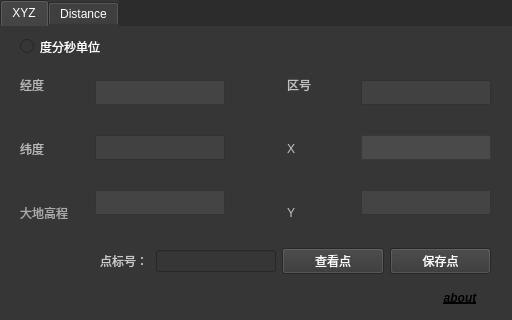
<?xml version="1.0" encoding="UTF-8"?>
<ui version="4.0">
 <class>MainWindow</class>
 <widget class="QMainWindow" name="MainWindow">
  <property name="geometry">
   <rect>
    <x>0</x>
    <y>0</y>
    <width>512</width>
    <height>320</height>
   </rect>
  </property>
  <property name="minimumSize">
   <size>
    <width>512</width>
    <height>320</height>
   </size>
  </property>
  <property name="maximumSize">
   <size>
    <width>512</width>
    <height>320</height>
   </size>
  </property>
  <property name="windowTitle">
   <string>XYZ</string>
  </property>
  <property name="windowIcon">
   <iconset>
    <normaloff>../TrackAcc/1.ico</normaloff>../TrackAcc/1.ico</iconset>
  </property>
  <property name="autoFillBackground">
   <bool>false</bool>
  </property>
  <property name="styleSheet">
   <string notr="true">background-color: rgb(44, 44, 44);</string>
  </property>
  <widget class="QWidget" name="centralwidget">
   <widget class="QTabWidget" name="tabWidget">
    <property name="geometry">
     <rect>
      <x>0</x>
      <y>0</y>
      <width>512</width>
      <height>320</height>
     </rect>
    </property>
    <property name="minimumSize">
     <size>
      <width>512</width>
      <height>320</height>
     </size>
    </property>
    <property name="maximumSize">
     <size>
      <width>512</width>
      <height>320</height>
     </size>
    </property>
    <property name="styleSheet">
     <string notr="true">border-color: rgb(21, 49, 170);
color: rgb(255, 255, 255);
background-color: rgb(54, 54, 54);</string>
    </property>
    <property name="currentIndex">
     <number>0</number>
    </property>
    <widget class="QWidget" name="XYZ">
     <attribute name="title">
      <string>XYZ</string>
     </attribute>
     <widget class="QWidget" name="layoutWidget">
      <property name="geometry">
       <rect>
        <x>20</x>
        <y>30</y>
        <width>471</width>
        <height>186</height>
       </rect>
      </property>
      <layout class="QHBoxLayout" name="horizontalLayout">
       <item>
        <layout class="QVBoxLayout" name="verticalLayout">
         <item>
          <widget class="QLabel" name="longitude">
           <property name="text">
            <string>&lt;html&gt;&lt;head/&gt;&lt;body&gt;&lt;p&gt;&lt;span style=&quot; color:#b6b6b6;&quot;&gt;经度&lt;/span&gt;&lt;/p&gt;&lt;/body&gt;&lt;/html&gt;</string>
           </property>
          </widget>
         </item>
         <item>
          <widget class="QLabel" name="latitude">
           <property name="text">
            <string>&lt;html&gt;&lt;head/&gt;&lt;body&gt;&lt;p&gt;&lt;span style=&quot; color:#b8b8b8;&quot;&gt;纬度&lt;/span&gt;&lt;/p&gt;&lt;/body&gt;&lt;/html&gt;</string>
           </property>
          </widget>
         </item>
         <item>
          <widget class="QLabel" name="height">
           <property name="text">
            <string>&lt;html&gt;&lt;head/&gt;&lt;body&gt;&lt;p&gt;&lt;span style=&quot; color:#aaaaaa;&quot;&gt;大地高程&lt;/span&gt;&lt;/p&gt;&lt;/body&gt;&lt;/html&gt;</string>
           </property>
          </widget>
         </item>
        </layout>
       </item>
       <item>
        <layout class="QVBoxLayout" name="verticalLayout_2">
         <item>
          <widget class="QTextEdit" name="long_text">
           <property name="minimumSize">
            <size>
             <width>130</width>
             <height>25</height>
            </size>
           </property>
           <property name="maximumSize">
            <size>
             <width>130</width>
             <height>25</height>
            </size>
           </property>
           <property name="focusPolicy">
            <enum>Qt::StrongFocus</enum>
           </property>
           <property name="styleSheet">
            <string notr="true">background-color: rgb(68, 68, 68);</string>
           </property>
           <property name="frameShape">
            <enum>QFrame::StyledPanel</enum>
           </property>
           <property name="frameShadow">
            <enum>QFrame::Plain</enum>
           </property>
           <property name="lineWidth">
            <number>1</number>
           </property>
           <property name="tabChangesFocus">
            <bool>true</bool>
           </property>
           <property name="lineWrapMode">
            <enum>QTextEdit::WidgetWidth</enum>
           </property>
          </widget>
         </item>
         <item>
          <widget class="QTextEdit" name="lat_text">
           <property name="minimumSize">
            <size>
             <width>130</width>
             <height>25</height>
            </size>
           </property>
           <property name="maximumSize">
            <size>
             <width>130</width>
             <height>25</height>
            </size>
           </property>
           <property name="focusPolicy">
            <enum>Qt::StrongFocus</enum>
           </property>
           <property name="styleSheet">
            <string notr="true">background-color: rgb(65, 65, 65);</string>
           </property>
           <property name="frameShape">
            <enum>QFrame::StyledPanel</enum>
           </property>
           <property name="frameShadow">
            <enum>QFrame::Plain</enum>
           </property>
           <property name="tabChangesFocus">
            <bool>true</bool>
           </property>
           <property name="lineWrapMode">
            <enum>QTextEdit::WidgetWidth</enum>
           </property>
          </widget>
         </item>
         <item>
          <widget class="QTextEdit" name="height_text">
           <property name="minimumSize">
            <size>
             <width>130</width>
             <height>25</height>
            </size>
           </property>
           <property name="maximumSize">
            <size>
             <width>130</width>
             <height>25</height>
            </size>
           </property>
           <property name="focusPolicy">
            <enum>Qt::StrongFocus</enum>
           </property>
           <property name="styleSheet">
            <string notr="true">background-color: rgb(68, 68, 68);</string>
           </property>
           <property name="frameShape">
            <enum>QFrame::StyledPanel</enum>
           </property>
           <property name="frameShadow">
            <enum>QFrame::Plain</enum>
           </property>
           <property name="tabChangesFocus">
            <bool>true</bool>
           </property>
           <property name="lineWrapMode">
            <enum>QTextEdit::WidgetWidth</enum>
           </property>
          </widget>
         </item>
        </layout>
       </item>
       <item>
        <widget class="QPushButton" name="convert">
         <property name="minimumSize">
          <size>
           <width>30</width>
           <height>30</height>
          </size>
         </property>
         <property name="maximumSize">
          <size>
           <width>30</width>
           <height>30</height>
          </size>
         </property>
         <property name="styleSheet">
          <string notr="true"/>
         </property>
         <property name="text">
          <string/>
         </property>
         <property name="icon">
          <iconset resource="ico.qrc">
           <normaloff>:/new/convert_ico/convert.ico</normaloff>:/new/convert_ico/convert.ico</iconset>
         </property>
         <property name="iconSize">
          <size>
           <width>32</width>
           <height>32</height>
          </size>
         </property>
         <property name="flat">
          <bool>true</bool>
         </property>
        </widget>
       </item>
       <item>
        <spacer name="horizontalSpacer">
         <property name="orientation">
          <enum>Qt::Horizontal</enum>
         </property>
         <property name="sizeType">
          <enum>QSizePolicy::Fixed</enum>
         </property>
         <property name="sizeHint" stdset="0">
          <size>
           <width>20</width>
           <height>20</height>
          </size>
         </property>
        </spacer>
       </item>
       <item>
        <layout class="QVBoxLayout" name="verticalLayout_3">
         <item>
          <widget class="QLabel" name="num">
           <property name="text">
            <string>&lt;html&gt;&lt;head/&gt;&lt;body&gt;&lt;p&gt;&lt;span style=&quot; color:#c1c1c1;&quot;&gt;区号&lt;/span&gt;&lt;/p&gt;&lt;/body&gt;&lt;/html&gt;</string>
           </property>
          </widget>
         </item>
         <item>
          <widget class="QLabel" name="x_val">
           <property name="text">
            <string>&lt;html&gt;&lt;head/&gt;&lt;body&gt;&lt;p&gt;&lt;span style=&quot; color:#c5c5c5;&quot;&gt;X&lt;/span&gt;&lt;/p&gt;&lt;/body&gt;&lt;/html&gt;</string>
           </property>
          </widget>
         </item>
         <item>
          <widget class="QLabel" name="y_val">
           <property name="text">
            <string>&lt;html&gt;&lt;head/&gt;&lt;body&gt;&lt;p&gt;&lt;span style=&quot; color:#c1c1c1;&quot;&gt;Y&lt;/span&gt;&lt;/p&gt;&lt;/body&gt;&lt;/html&gt;</string>
           </property>
          </widget>
         </item>
        </layout>
       </item>
       <item>
        <layout class="QVBoxLayout" name="verticalLayout_4">
         <item>
          <widget class="QTextEdit" name="num_text">
           <property name="minimumSize">
            <size>
             <width>130</width>
             <height>25</height>
            </size>
           </property>
           <property name="maximumSize">
            <size>
             <width>130</width>
             <height>25</height>
            </size>
           </property>
           <property name="focusPolicy">
            <enum>Qt::StrongFocus</enum>
           </property>
           <property name="styleSheet">
            <string notr="true">background-color: rgb(65, 65, 65);</string>
           </property>
           <property name="frameShape">
            <enum>QFrame::StyledPanel</enum>
           </property>
           <property name="frameShadow">
            <enum>QFrame::Plain</enum>
           </property>
           <property name="tabChangesFocus">
            <bool>true</bool>
           </property>
           <property name="lineWrapMode">
            <enum>QTextEdit::WidgetWidth</enum>
           </property>
          </widget>
         </item>
         <item>
          <widget class="QTextEdit" name="x_text">
           <property name="minimumSize">
            <size>
             <width>130</width>
             <height>25</height>
            </size>
           </property>
           <property name="maximumSize">
            <size>
             <width>130</width>
             <height>25</height>
            </size>
           </property>
           <property name="focusPolicy">
            <enum>Qt::StrongFocus</enum>
           </property>
           <property name="styleSheet">
            <string notr="true">background-color: rgb(74, 74, 74);</string>
           </property>
           <property name="frameShape">
            <enum>QFrame::StyledPanel</enum>
           </property>
           <property name="frameShadow">
            <enum>QFrame::Plain</enum>
           </property>
           <property name="tabChangesFocus">
            <bool>true</bool>
           </property>
           <property name="lineWrapMode">
            <enum>QTextEdit::WidgetWidth</enum>
           </property>
          </widget>
         </item>
         <item>
          <widget class="QTextEdit" name="y_text">
           <property name="minimumSize">
            <size>
             <width>130</width>
             <height>25</height>
            </size>
           </property>
           <property name="maximumSize">
            <size>
             <width>130</width>
             <height>25</height>
            </size>
           </property>
           <property name="focusPolicy">
            <enum>Qt::StrongFocus</enum>
           </property>
           <property name="styleSheet">
            <string notr="true">background-color: rgb(68, 68, 68);</string>
           </property>
           <property name="frameShape">
            <enum>QFrame::StyledPanel</enum>
           </property>
           <property name="frameShadow">
            <enum>QFrame::Plain</enum>
           </property>
           <property name="tabChangesFocus">
            <bool>true</bool>
           </property>
           <property name="lineWrapMode">
            <enum>QTextEdit::WidgetWidth</enum>
           </property>
          </widget>
         </item>
        </layout>
       </item>
      </layout>
     </widget>
     <widget class="QWidget" name="layoutWidget">
      <property name="geometry">
       <rect>
        <x>100</x>
        <y>220</y>
        <width>391</width>
        <height>31</height>
       </rect>
      </property>
      <layout class="QHBoxLayout" name="horizontalLayout_2">
       <item>
        <widget class="QLabel" name="label">
         <property name="minimumSize">
          <size>
           <width>50</width>
           <height>0</height>
          </size>
         </property>
         <property name="maximumSize">
          <size>
           <width>50</width>
           <height>16777215</height>
          </size>
         </property>
         <property name="text">
          <string>&lt;html&gt;&lt;head/&gt;&lt;body&gt;&lt;p&gt;&lt;span style=&quot; color:#cacaca;&quot;&gt;点标号：&lt;/span&gt;&lt;/p&gt;&lt;/body&gt;&lt;/html&gt;</string>
         </property>
        </widget>
       </item>
       <item>
        <widget class="QLineEdit" name="point_name">
         <property name="minimumSize">
          <size>
           <width>120</width>
           <height>0</height>
          </size>
         </property>
         <property name="maximumSize">
          <size>
           <width>120</width>
           <height>16777215</height>
          </size>
         </property>
        </widget>
       </item>
       <item>
        <widget class="QPushButton" name="pushButton">
         <property name="text">
          <string>查看点</string>
         </property>
        </widget>
       </item>
       <item>
        <widget class="QPushButton" name="save_point">
         <property name="text">
          <string>保存点</string>
         </property>
        </widget>
       </item>
      </layout>
     </widget>
     <widget class="QPushButton" name="pushButton_2">
      <property name="geometry">
       <rect>
        <x>420</x>
        <y>260</y>
        <width>80</width>
        <height>23</height>
       </rect>
      </property>
      <property name="font">
       <font>
        <italic>true</italic>
        <bold>true</bold>
        <underline>true</underline>
       </font>
      </property>
      <property name="styleSheet">
       <string notr="true">color: rgb(0, 0, 0);E</string>
      </property>
      <property name="text">
       <string>about</string>
      </property>
      <property name="flat">
       <bool>true</bool>
      </property>
     </widget>
     <widget class="QRadioButton" name="is_dms">
      <property name="geometry">
       <rect>
        <x>20</x>
        <y>10</y>
        <width>81</width>
        <height>21</height>
       </rect>
      </property>
      <property name="text">
       <string>度分秒单位</string>
      </property>
     </widget>
    </widget>
    <widget class="QWidget" name="Distance">
     <attribute name="title">
      <string>Distance</string>
     </attribute>
     <widget class="QLabel" name="label_2">
      <property name="geometry">
       <rect>
        <x>10</x>
        <y>20</y>
        <width>151</width>
        <height>16</height>
       </rect>
      </property>
      <property name="text">
       <string>选择要计算距离的两个点</string>
      </property>
     </widget>
     <widget class="QPushButton" name="calc_distance">
      <property name="geometry">
       <rect>
        <x>390</x>
        <y>250</y>
        <width>91</width>
        <height>23</height>
       </rect>
      </property>
      <property name="text">
       <string>计 算</string>
      </property>
     </widget>
     <widget class="QWidget" name="layoutWidget">
      <property name="geometry">
       <rect>
        <x>50</x>
        <y>90</y>
        <width>16</width>
        <height>121</height>
       </rect>
      </property>
      <layout class="QVBoxLayout" name="verticalLayout_5">
       <item>
        <widget class="QLabel" name="label_3">
         <property name="text">
          <string>X</string>
         </property>
        </widget>
       </item>
       <item>
        <widget class="QLabel" name="label_4">
         <property name="text">
          <string>Y</string>
         </property>
        </widget>
       </item>
       <item>
        <widget class="QLabel" name="label_5">
         <property name="text">
          <string>H</string>
         </property>
        </widget>
       </item>
      </layout>
     </widget>
     <widget class="QWidget" name="layoutWidget">
      <property name="geometry">
       <rect>
        <x>100</x>
        <y>40</y>
        <width>381</width>
        <height>181</height>
       </rect>
      </property>
      <layout class="QHBoxLayout" name="horizontalLayout_3">
       <item>
        <layout class="QVBoxLayout" name="verticalLayout_6">
         <item>
          <widget class="QComboBox" name="p1_name"/>
         </item>
         <item>
          <widget class="QLineEdit" name="p1_x"/>
         </item>
         <item>
          <widget class="QLineEdit" name="p1_y"/>
         </item>
         <item>
          <widget class="QLineEdit" name="p1_h"/>
         </item>
        </layout>
       </item>
       <item>
        <layout class="QVBoxLayout" name="verticalLayout_7">
         <item>
          <widget class="QComboBox" name="p2_name"/>
         </item>
         <item>
          <widget class="QLineEdit" name="p2_x"/>
         </item>
         <item>
          <widget class="QLineEdit" name="p2_y"/>
         </item>
         <item>
          <widget class="QLineEdit" name="p2_h"/>
         </item>
        </layout>
       </item>
      </layout>
     </widget>
     <widget class="QWidget" name="layoutWidget">
      <property name="geometry">
       <rect>
        <x>60</x>
        <y>250</y>
        <width>141</width>
        <height>25</height>
       </rect>
      </property>
      <layout class="QHBoxLayout" name="horizontalLayout_4">
       <item>
        <widget class="QLabel" name="label_6">
         <property name="text">
          <string>距离：</string>
         </property>
        </widget>
       </item>
       <item>
        <widget class="QLineEdit" name="distance"/>
       </item>
      </layout>
     </widget>
     <widget class="QWidget" name="layoutWidget_2">
      <property name="geometry">
       <rect>
        <x>220</x>
        <y>250</y>
        <width>151</width>
        <height>25</height>
       </rect>
      </property>
      <layout class="QHBoxLayout" name="horizontalLayout_5">
       <item>
        <widget class="QLabel" name="label_7">
         <property name="text">
          <string>2相对1北向：</string>
         </property>
        </widget>
       </item>
       <item>
        <widget class="QLineEdit" name="angle"/>
       </item>
      </layout>
     </widget>
    </widget>
   </widget>
  </widget>
 </widget>
 <resources>
  <include location="ico.qrc"/>
 </resources>
 <connections/>
</ui>
